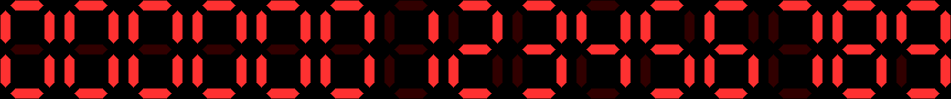

Generate this figure with Python:
import pygame as P
class LCD():
    matrix = {"0" : {0,1,2,3,4,6},
              "1" : {3,4},
              "2" : {0,2,3,5,6},
              "3" : {0,5,6,3,4},
              "4" : {1,3,4,5},
              "5" : {0,1,4,5,6},
              "6" : {0,1,2,4,5,6},
              "7" : {0,3,4},
              "8" : {0,1,2,3,4,5,6},
              "9" : {0,1,3,4,5,6},
              }
    def __init__(self, color : P.Color = (255,50,50), offcolor : P.Color = (50, 0, 0)):
        self.color = color
        element = P.image.load("element.png")
        offelement = element.copy()
        self.size = element.get_size()
        blitter = P.Surface(self.size)
        blitter.fill(color)
        element.blit(blitter, (0,0), special_flags = P.BLEND_MULT)
        relement = P.transform.rotate(element, 90)
        blitter.fill(offcolor)
        offelement.blit(blitter, (0,0), special_flags = P.BLEND_MULT)
        roffelement = P.transform.rotate(offelement, 90)
        self.pick = {(0,0) : offelement,
                     (1,0) : element,
                     (0,1) : roffelement,
                     (1,1) : relement}
        dif = 10
        w,h = self.size
        self.signsize = h+2*dif, 2*dif+2*h+w
        #ID : (X, Y, Rotation)
        self.positions = {0 : (dif, 0, 1),#top bar
                          1 : (0, dif, 0),#topside left bar
                          2 : (0, 2*dif+h, 0),#bottomside left bar
                          3 : (dif+h,dif,0),#topside right bar
                          4 : (dif+h,2*dif+h,0),#bottomside right bar
                          5 : (dif, dif+h, 1),#middle bar
                          6 : (dif, 2*(dif+h), 1)#bottom bar
                          }

    def estimate(self, letter_amount, x_spacing = 10):
        """Get (width, height) of rendering letters"""
        return ((self.signsize[0]+x_spacing)*letter_amount-x_spacing+1,self.signsize[1])
    
    def render(self, number, slots, x_spacing = 10, backgroundcolor = P.Color(0,0,0,0)):
        number = str(number)
        dif = slots-len(number)
        if dif > 0:number = "0"*dif+number
        T = P.Surface(((self.signsize[0]+x_spacing)*len(number)-x_spacing+1,self.signsize[1]), flags = P.SRCALPHA)
        T.fill(backgroundcolor)
        xbase = 0
        for char in number:
            for i in range(7):
                x,y,rot = self.positions[i]
                surface = self.pick[(i in self.matrix[char],rot)]
                T.blit(surface, (xbase+x,y))
            xbase += self.signsize[0]+x_spacing
        return T

if __name__ == "__main__":
    lcd = LCD()
    P.image.save(lcd.render(123456789, 10, backgroundcolor = P.Color(0,0,0)), "lcd.png")
